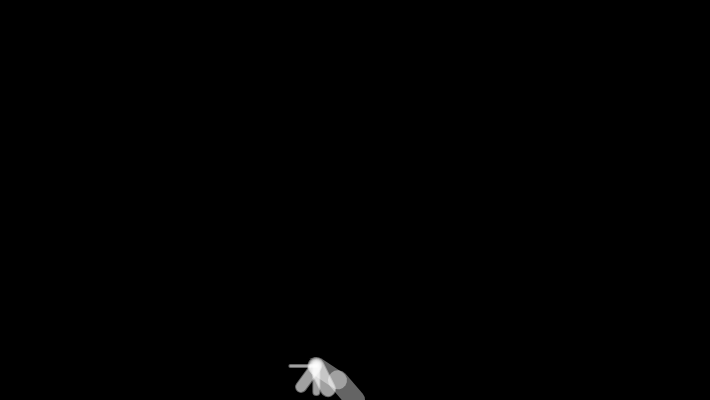
Frame 1 (no input)
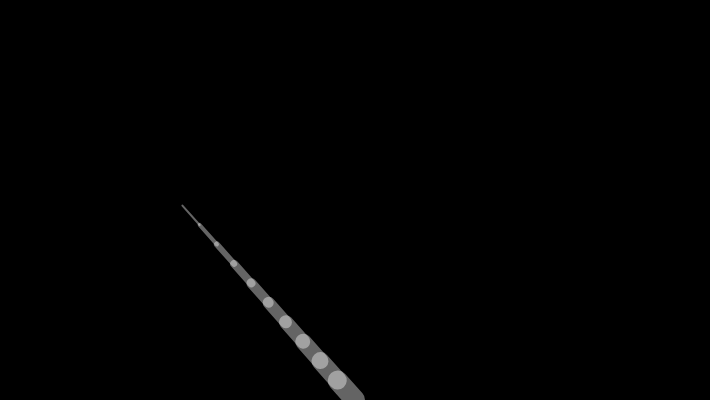
Frame 60 (no input)
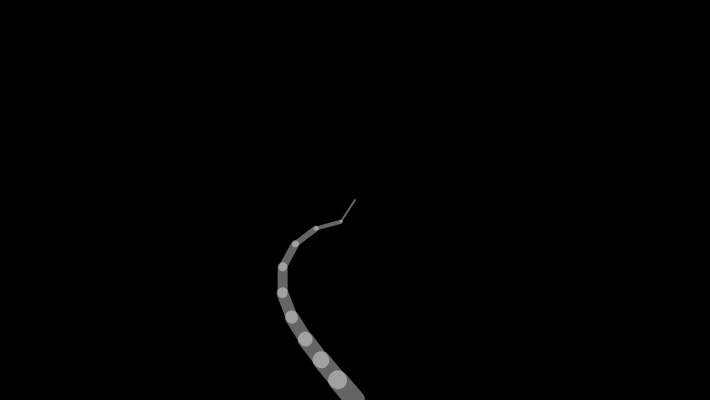
Frame 120 (the mouse pressed at the canvas centre since frame 60)

The p5.js sketch that drew these frames (run headless with seeded random() and noise() and a simulated clock; from frame 60 on, the mouse is pressed at the canvas centre):

// p5.js sketch
// ── sketch.js
let numSegments = 10,
  x = [],
  y = [],
  angle = [],
  segLength = 26,
  targetX,
  targetY

for (let i = 0; i < numSegments; i++) {
  x[i] = 0
  y[i] = 0
  angle[i] = 0
}

function setup() {
  createCanvas(710, 400)
  strokeWeight(20)
  stroke(255, 100)

  x[x.length - 1] = width / 2 // Set base x-coordinate
  y[x.length - 1] = height // Set base y-coordinate
}

function draw() {
  background(0)

  reachSegment(0, mouseX, mouseY)
  for (let i = 1; i < numSegments; i++) {
    reachSegment(i, targetX, targetY)
  }
  for (let j = x.length - 1; j >= 1; j--) {
    positionSegment(j, j - 1)
  }
  for (let k = 0; k < x.length; k++) {
    segment(x[k], y[k], angle[k], (k + 1) * 2)
  }
}

function positionSegment(a, b) {
  x[b] = x[a] + cos(angle[a]) * segLength
  y[b] = y[a] + sin(angle[a]) * segLength
}

function reachSegment(i, xin, yin) {
  const dx = xin - x[i]
  const dy = yin - y[i]
  angle[i] = atan2(dy, dx)
  targetX = xin - cos(angle[i]) * segLength
  targetY = yin - sin(angle[i]) * segLength
}

function segment(x, y, a, sw) {
  strokeWeight(sw)
  push()
  translate(x, y)
  rotate(a)
  line(0, 0, segLength, 0)
  pop()
}
